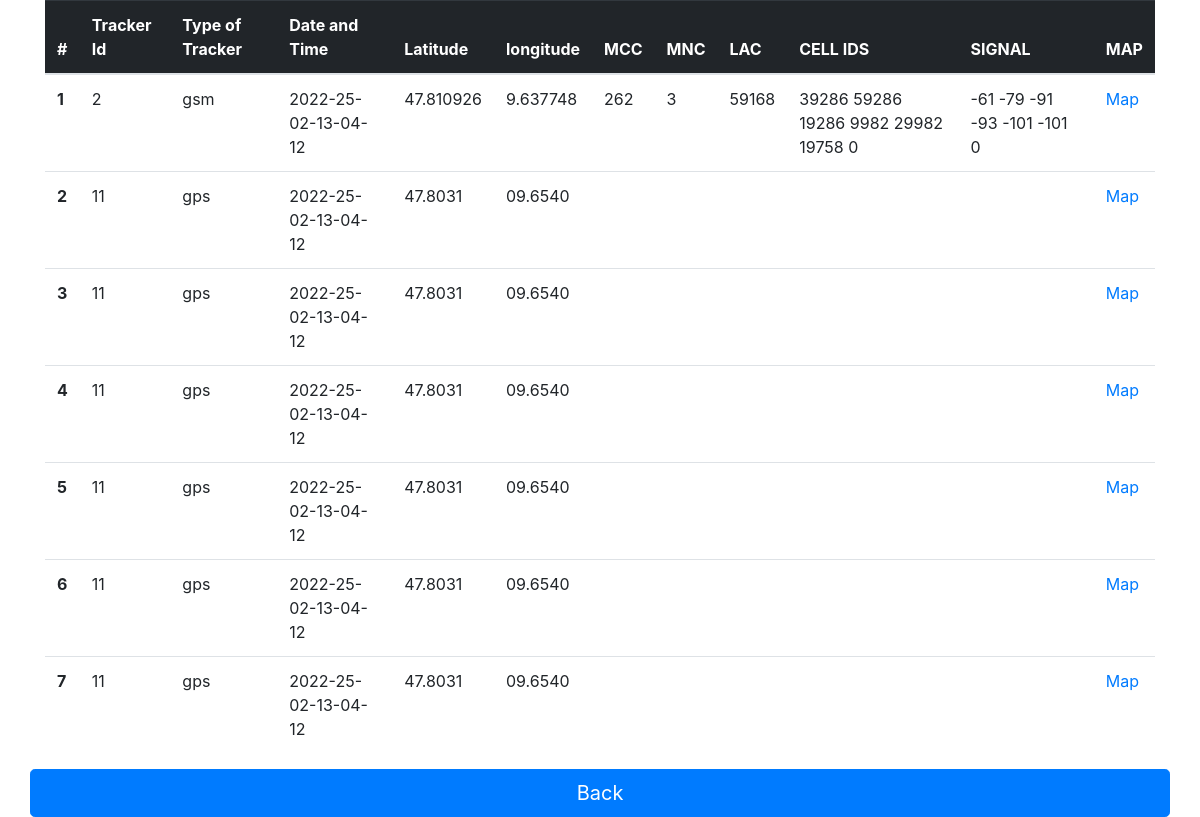
/location.php (signed in), run on the app's committed database.
### tables this page shows
CREATE TABLE `tracker` (
  `id` int(11) NOT NULL,
  `tracker_id` varchar(255) NOT NULL,
  `gsmogps` varchar(256) NOT NULL,
  `datetime` varchar(100) NOT NULL,
  `latitude` varchar(256) NOT NULL,
  `longitude` varchar(256) NOT NULL,
  `mcc` varchar(11) NOT NULL,
  `mnc` varchar(11) NOT NULL,
  `lac` varchar(11) NOT NULL,
  `cellid1` varchar(11) NOT NULL,
  `signal1` varchar(11) NOT NULL,
  `cellid2` varchar(11) NOT NULL,
  `signal2` varchar(11) NOT NULL,
  `cellid3` varchar(11) NOT NULL,
  `signal3` varchar(11) NOT NULL,
  `cellid4` varchar(11) NOT NULL,
  `signal4` varchar(11) NOT NULL,
  `cellid5` varchar(11) NOT NULL,
  `signal5` varchar(11) NOT NULL,
  `cellid6` varchar(11) NOT NULL,
  `signal6` varchar(11) NOT NULL,
  `cellid7` varchar(11) NOT NULL,
  `signal7` varchar(11) NOT NULL
);

### location.php (the view, shortened to what this page needs)
<?php
include 'db.php';
?>
<!DOCTYPE html>
<html lang="en">
<head>
    <link rel="stylesheet" href="https://cdn.jsdelivr.net/npm/bootstrap@4.0.0/dist/css/bootstrap.min.css">
</head>
<body>
<div class="container">
        <div class="content">
            <div class="row">
                <div class="col-md-12">
                    <table class="table table-hover ">
                    <thead class="table-dark">
                        <tr>
                            <th scope="col">#</th>
                            <th scope="col">Tracker Id</th>
                            <th scope="col">Type of Tracker</th>
                            <th scope="col">Date and Time</th>
                            <th scope="col">Latitude</th>
                            <th scope="col">longitude</th>
                            <th scope="col">MCC</th>
                            <th scope="col">MNC</th>
                            <th scope="col">LAC</th>
                            <th scope="col">CELL IDS</th>
                            <th scope="col">SIGNAL</th>
                            <th scope="col">MAP</th>
                        </tr>
                    </thead>
                    <tbody>
                        <tr>
                            <?php
                            $sql = "SELECT * FROM tracker";
                            $result = mysqli_query($conn, $sql);
                            $i = 1;
                            while($q = mysqli_fetch_row($result)){
                                ?>
                                <th scope="row"><?php echo $i; ?></th>
                                <?php
                                echo "<td>".$q[1]."</td>";
                                echo "<td>".$q[2]."</td>";
                                echo "<td>".$q[3]."</td>";
                                echo "<td>".$q[4]."</td>";
                                echo "<td>".$q[5]."</td>";
                                if(isset($q[6])){
                                    echo "<td>".$q[6]."</td>";
                                }else{
                                    echo "<td>-</td>";
                                }
                                if(isset($q[7])){
                                    echo "<td>".$q[7]."</td>";
                                }else{
                                    echo "<td>-</td>";
                                }
                                if(isset($q[8])){
                                    echo "<td>".$q[8]."</td>";
                                }else{
                                    echo "<td>-</td>";
                                }
                                if(isset($q[9]) && isset($q[11]) && isset($q[13]) && isset($q[15]) && isset($q[17]) && isset($q[19]) && isset($q[21]) ){
                                echo "<td>".$q[9]." ".$q[11]." ".$q[13]." ".$q[15]." ".$q[17]." ".$q[19]." ".$q[21]."</td>";
                                }else{
                                    echo "<td>-</td>";
                                }
                                if(isset($q[10]) && isset($q[12]) && isset($q[14]) && isset($q[16]) && isset($q[18]) && isset($q[20]) && isset($q[22]) ){
                                echo "<td>".$q[10]." ".$q[12]." ".$q[14]." ".$q[16]." ".$q[18]." ".$q[20]." ".$q[22]."</td>";
                                }else{
                                    echo "<td>-</td>";
                                }
                                ?>
                                <td><a href="map.php?latitude=<?=$q[4]; ?>&longitude=<?=$q[5]; ?>&id=<?=$q[1]?>&type=<?=$q[2];?>&datetime=<?=$q[3]?>" target="_blank">Map</a></td>
                                <?php
                                echo "</tr>";
                                $i++;
                            }
                            ?>
                    </tbody>
                </table>
                </div>
                <a role="button" href="user.php" class="btn btn-primary btn-lg btn-block">Back</a>
            </div>
        </div>
    </div>
</body>
</html>

### data on the page
tracker: tracker "2", gsmogps "gsm", datetime "2022-25-02-13-04-12", latitude "47.810926", longitude "9.637748", mcc "262", mnc "3", lac "59168", cellid1 "39286", cellid2 "59286", cellid3 "19286", cellid4 "9982", cellid5 "29982", cellid6 "19758", cellid7 "0", signal1 "-61", signal2 "-79", signal3 "-91", signal4 "-93", signal5 "-101", signal6 "-101", signal7 "0"
tracker: tracker "11", gsmogps "gps", datetime "2022-25-02-13-04-12", latitude "47.8031", longitude "09.6540"
tracker: tracker "11", gsmogps "gps", datetime "2022-25-02-13-04-12", latitude "47.8031", longitude "09.6540"
tracker: tracker "11", gsmogps "gps", datetime "2022-25-02-13-04-12", latitude "47.8031", longitude "09.6540"
tracker: tracker "11", gsmogps "gps", datetime "2022-25-02-13-04-12", latitude "47.8031", longitude "09.6540"
tracker: tracker "11", gsmogps "gps", datetime "2022-25-02-13-04-12", latitude "47.8031", longitude "09.6540"
tracker: tracker "11", gsmogps "gps", datetime "2022-25-02-13-04-12", latitude "47.8031", longitude "09.6540"
